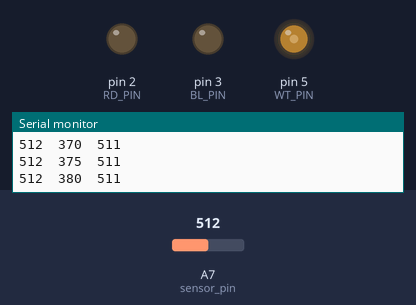
Bench run of a sketch on a simulated Arduino Nano, built with avr-gcc and run on an emulated ATmega328P. On the bench: output pins drawn as LEDs (lit = HIGH), the last lines printed to the serial monitor. The inputs (shaded band) are chosen by the test bench; at power-on: A7 (sensor_pin) = 512.

Above: at 1.2 s.
1.3 s: A7 (sensor_pin) set to 106
At 2.04 s:
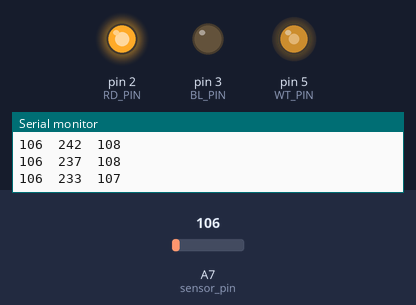
At 2.46 s:
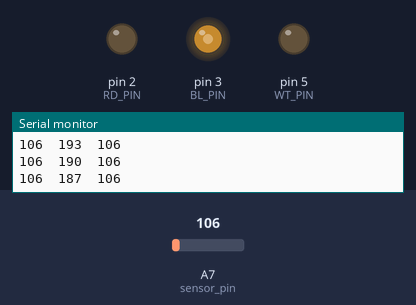
4.3 s: A7 (sensor_pin) set to 89
7.3 s: A7 (sensor_pin) set to 11
At 9.6 s:
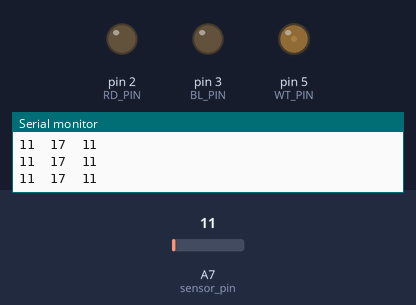
10.3 s: A7 (sensor_pin) set to 8
12.0 s: A7 (sensor_pin) set to 265
At 13.53 s:
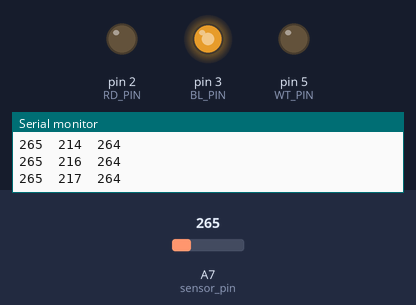
15.0 s: A7 (sensor_pin) set to 716
Timing chart, 0 to 19.0 s (numbered marks = the images above; inputs shaded):
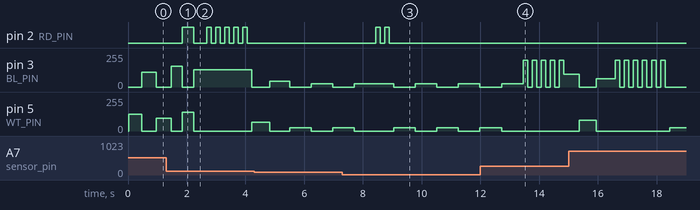

The sketch:

pat12.ino
```cpp
/*
Pressure Project - Creation & Computation - OCADU

Paul Van Rijn - 2024-09-19

Encased in a cardboard hat.

Read a presure sensor from the C&C sensor workshop
look for "nod" and "lean" patterns from the hat wearer.
display light patterns for  on patterns detected from the sensor.

Input sensor data smoothing ideas from the Arduino formums.

*/
// Global variables - needed to hold state for patterns and light displays.
int sensor_pin = A7;  // Analog input pin for the pressure sensor
int longSmoothSensor;
float longSmooth = 30.0;      //number of samples to smooth/average for the long average
float longRunningAverage = 0.0;
float longRunningTotal = 0.0;
float shortSmooth = 5.0;      //number of samples to smooth/average for the short average
float shortRunningAverage = 0.0;
float shortRunningTotal = 0.0;
int shortSmoothSensor;

unsigned long myTime;
unsigned long startTime;

// bump pattern detection states
#define B_SEEK 0
#define B_RUN 1

// blinkenlites
#define RD_PIN 2
#define BL_PIN 3
#define WT_PIN 5

// lean detection states
#define L_START 1
#define L_RUN 2

int leanOn = 0;
int leanColour;
int leanState = L_START;
unsigned long int leanStartTime = 0;

// bump detection threshold
int bumpThresh = 12;  // set to just exceed the usual noise
unsigned long int bumpMinDuration = 300; // set these to determine the duration of a nod
unsigned long int bumpMaxDuration = 1000;
unsigned long int bumpStartTime = 0;
int bumpState = B_SEEK;

int intense = 128; // intensity of the response
int turnOn = 1;    // light flash flip flop
unsigned long int nextTime = 0;

int gap; // difference between the long and short smoothings

int gotabump = 0;
unsigned long int bumpDuration;

void setup() {
  // Initialize serial communication for debugging
  Serial.begin(9600);
  pinMode(sensor_pin, INPUT);
  pinMode(RD_PIN, OUTPUT);
  pinMode(BL_PIN, OUTPUT);
  pinMode(WT_PIN, OUTPUT);
}

void loop() {

  // Read the analog value from the pressure sensor
  int sensorValue = analogRead(sensor_pin);
  // smooth the input
  longRunningTotal = (longRunningTotal - longRunningAverage) + sensorValue; // include this reading with the agerage
  longRunningAverage = (longRunningTotal/longSmooth);
  longSmoothSensor = int(longRunningAverage);
  // short of it
  shortRunningTotal = (shortRunningTotal - shortRunningAverage) + sensorValue; // include this reading with the agerage
  shortRunningAverage = (shortRunningTotal/shortSmooth);
  shortSmoothSensor = int(shortRunningAverage);
  // get the current time
  myTime =  millis();
// the gap uses the long running average as a continuous calibraion
// the short smoothing is a "cleaned up" input signal
// the smoothing lengths were determined by testing
  gap = shortSmoothSensor - longSmoothSensor;
// duration is used to time the duration of the bump motion
  bumpDuration = myTime - bumpStartTime;

// assess the smoothed inputs to determine if there has been a bump/nod
  switch(bumpState){
    case B_SEEK: // starting a bump
      if (gap > bumpThresh) {
        bumpState = B_RUN;
        bumpStartTime = myTime;
        gotabump = 0;
      }
      break;
    case B_RUN: // checking for the end of a bump
      if (abs(gap) < bumpThresh && bumpDuration < bumpMinDuration) {
        // dropped below threshold
        // start over
        bumpState = B_SEEK;
        // exit no bump - too short
        gotabump = 0;
        break;
      }
        // exit, no bump - too long
      if (bumpDuration > bumpMaxDuration) {
          gotabump = 0;
          bumpState = B_SEEK;
          break;
      }
      if (abs(gap) < bumpThresh && bumpDuration > bumpMinDuration) {
        // exit with bump
         gotabump = 1;
         bumpState = B_SEEK;
         break;
      }
      gotabump = 0; // shouldn't get here...
      break;
  }
  // increase the intensity for multiple nods
  if (gotabump > 0) {
    intense = intense + 75;
    if (intense > 255) {
      intense = 255;
    }
    gotabump = 0;
  }

// detect a lean
  switch(leanState){
    case(L_START): // start a lean detection
      if (abs(gap) > bumpThresh) {
        leanState = L_RUN;
        leanStartTime = myTime;
        leanOn = 0;
      }
      break;
    case(L_RUN): // look for a gap above the threshold and longer than a nod
      if (abs(gap) > bumpThresh && myTime > (bumpMaxDuration + leanStartTime)) {
         leanOn = 1;
         if (gap < 0) { //different colours for back or fore leans - this shouldn't be in the detector!!!
           leanColour = RD_PIN;
         } else {
           leanColour = BL_PIN;
         }
      } else {
        if (abs(gap) < bumpThresh) { // dropped below threshold so start over
          leanOn = 0;
          leanState = L_START;
        }
      }
    }

  // slowly decrease the intensity if there has been no nodding
  intense = intense - 1;
  if (intense < 25) { // minimum intensity, which is pretty dull
    intense = 25;
  }

// display based on the current state of bumps and leans
  if (nextTime < myTime) {
    if (turnOn == 1) {
      if (leanOn) {
        analogWrite(leanColour, 200);
      } else {
        analogWrite(RD_PIN, intense);
        analogWrite(BL_PIN, 0);
        analogWrite(WT_PIN, intense);
      }
      turnOn = 0;
    } else {
      if (leanOn) {
        analogWrite(leanColour, 0);
      } else {
        analogWrite(RD_PIN, 0);
        analogWrite(BL_PIN, intense);
        analogWrite(WT_PIN, 0);
      }
      turnOn = 1;
    }
    // flash rate depends on recent nods or leans
    if (leanOn) {
      nextTime = myTime + 128;
    } else {
      nextTime = myTime + (800 - (intense*3)); // flash at the inverse of the intensity making higher faster
    }
  }
// print sensor data - looks great on the "Serial Plotter" tool
  Serial.print(sensorValue);
  Serial.print("  ");
  Serial.print(longSmoothSensor);
  Serial.print("  ");
  Serial.println(shortSmoothSensor);
  delay(30);
}// end loop()
```

Measured:
- after the input at 1.3 s, pin 2 (RD_PIN): goes HIGH 0.40 s, LOW 0.43 s, 4 × (HIGH 0.15 s, LOW 0.15 s), HIGH 0.15 s, then LOW, starting after 0.55 s
- after the input at 7.3 s, pin 2 (RD_PIN): alternates HIGH for 0.15 s and LOW for 0.15 s, 4 changes in all, then stays LOW, starting after 1.1 s
- after the input at 12.0 s, pin 5 (WT_PIN): goes on until 12.7 s, then stays 0/255
